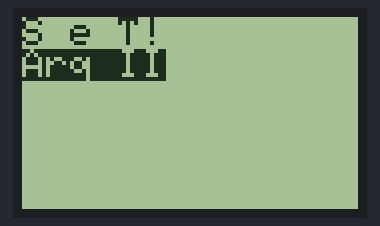
Recording of a sketch running on a simulated Arduino Mega 2560, built with avr-gcc and run on an emulated ATmega2560. On the bench: 84×48 one-colour display.

Above: at 0.1 s.

The sketch:

exemplo_nokia5110.ino
```cpp
#include <Adafruit_GFX.h>
#include <Adafruit_PCD8544.h>

Adafruit_PCD8544 display = Adafruit_PCD8544(37, 39, 41, 43, 45); //Parâmetros: RST, CE, DC, DIN, CLK

void setup() {
  Serial.begin(9600);
  display.begin();
  display.setContrast(50); //Ajusta o contraste do display
  display.clearDisplay();   //Apaga o buffer e o display
  display.setTextSize(1);  //Seta o tamanho do texto
  //display.setTextColor(BLACK); //Seta a cor do texto
  display.setCursor(0,0);  //Seta a posição do cursor
  display.println("S e T!");

  //Texto invertido - Branco com fundo preto
  display.setTextColor(WHITE, BLACK);

  display.println("Arq II");

  display.setTextSize(2);
  display.setTextColor(WHITE);
  display.print("Arduino");
  display.display();
  delay(5000);

}

void loop() {
  display.clearDisplay();   //Apaga o buffer e o display
   display.setTextColor(WHITE, BLACK);
  display.setTextSize(2);
  display.setTextColor(WHITE);
  display.println("Funcionou!!!!!");
  display.display();
  delay(2000);

}
```
